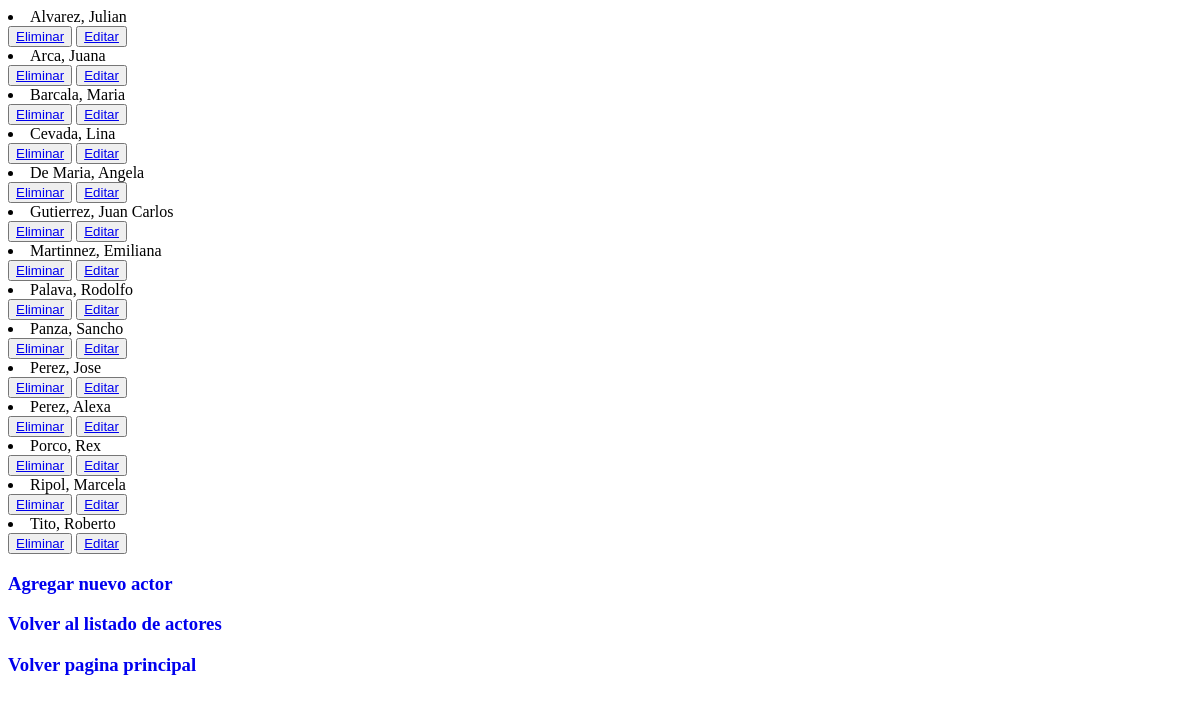
/appdemanda/actores_lista, run on an earlier commit of the app's database.
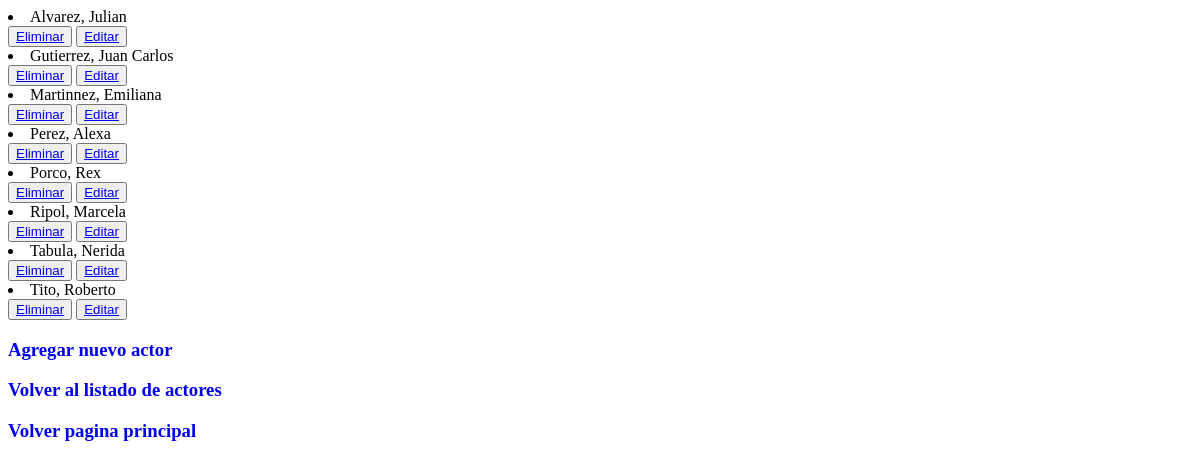
And on a later commit of the database.
### appdemanda/models.py (models this page shows)
class Actor(models.Model):
    nombre = models.CharField(max_length=20)
    apellido = models.CharField(max_length=20)
    class Meta:
        verbose_name_plural = 'Actores'
        ordering = ['apellido']
    def __str__(self):
        return f'{self.apellido}, {self.nombre}'

### appdemanda/views.py (the view)
# urls.py: path('actores_lista', ActoresLista.as_view(), name = "List"),
class ActoresLista (ListView):
    model = Actor
    template_name = 'actores_lista.html'

### appdemanda/templates/actores_lista.html (shortened to what this page needs)
<!DOCTYPE html>
<html lang="en">
<head>
</head>
<body>
    {% for p in object_list %}
    <li>{{p}}</li>
    <button>
    <a href="{% url 'eliminar_actor' p.apellido %}"> Eliminar</a>
    </button>
    <button>
    <a href="{% url 'editar_actor' p.apellido %}"> Editar</a>
    </button>
    {% endfor %}
 <h3><a style="text-decoration: none" href="{% url "actor" %}">Agregar nuevo actor</a></h3>
 <h3><a style="text-decoration: none" href="{% url "leerActores" %}">Volver al listado de actores</a></h3>
 <h3><a style="text-decoration: none" href="{% url "index" %}">Volver pagina principal</a></h3>
</body>
</html>

What changed in the data, as far as the page shows it:
removed Actor: apellido+nombre "Arca, Juana"
removed Actor: apellido+nombre "Barcala, Maria"
removed Actor: apellido+nombre "Cevada, Lina"
removed Actor: apellido+nombre "De Maria, Angela"
removed Actor: apellido+nombre "Palava, Rodolfo"
removed Actor: apellido+nombre "Panza, Sancho"
removed Actor: apellido+nombre "Perez, Jose"
added Actor: apellido+nombre "Tabula, Nerida"
